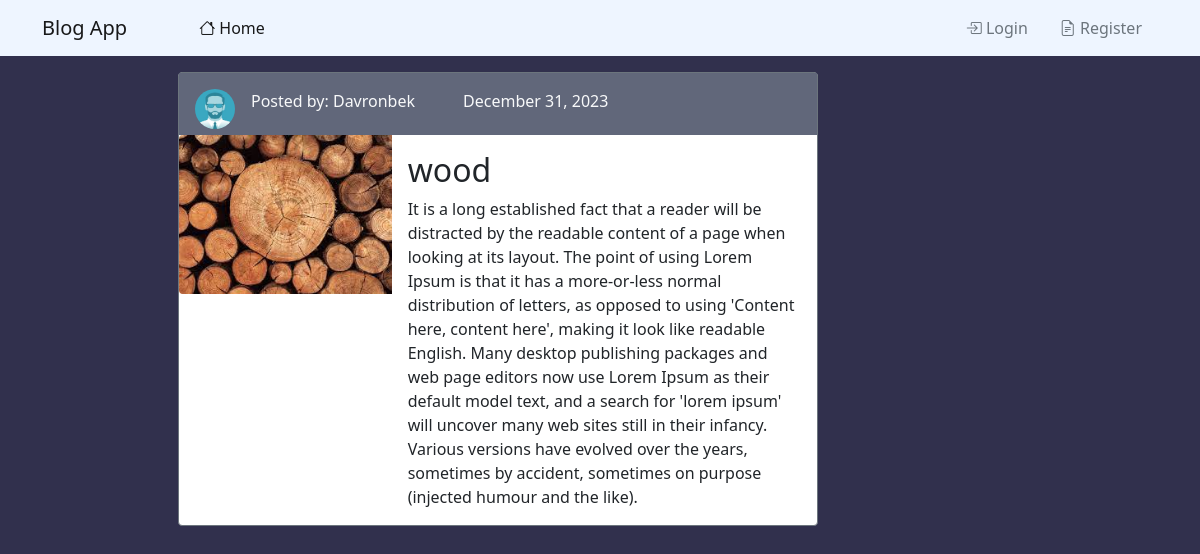
/post/47/, run on the app's committed database.
### blog/models.py (models this page shows, shortened)
class Post(models.Model):
    title = models.CharField(max_length=100)
    content = models.TextField()
    images = models.ImageField(default='post.jpg', upload_to='post_picture/', null=True, blank=True)
    date_posted = models.DateTimeField(default=timezone.now)
    author = models.ForeignKey(User, on_delete=models.CASCADE)

### users/models.py (models this page shows, shortened)
class Profile(models.Model):
    user = models.OneToOneField(User, on_delete=models.CASCADE)
    image = models.ImageField(default='default.jpg', upload_to='profile_picture')

### blog/views.py (the view)
# urls.py: path('post/<int:pk>/', PostDetailView.as_view(), name='post-detail'),
class PostDetailView(DetailView):
    model = Post

### templates/blog/post_detail.html (shortened to what this page needs)
{% extends 'blog/base.html' %}
{% block content %}
<div class="card m-3 w-75  border border-secondary" style="max-width: 640px;">
  <div class="d-flex justify-content-start p-3 " style="background-color:#61677A; height:62px;" >
      <img class=" rounded-circle article-img" src="{{ object.author.profile.image.url }}" style="height:40px; width:40px;">
      <a href="{% url 'user-posts' object.author.username %}" class="ms-3  text-decoration-none text-light ">Posted by: {{ object.author }}</a>
      <p class="text-secondary ms-5 text-light">{{ object.date_posted|date:"F d, Y" }}</p>
  </div>
  <div class="row g-0 ">
    <div class="col-md-4">
      {% if object.images %}
      <img src="{{ object.images.url }}" class="img-fluid rounded-start img" alt="...">
      {% endif %}
    </div>
    <div class="col-md-8">
      <div class="card-body">
        <h2 class="card-title">{{ object.title }}</h2>
        <p class="card-text">{{ object.content }}</p>
      </div>
    </div>
  </div>
</div>
{% endblock content %}

### data on the page
Post: author.profile.image (picture), author "Davronbek", date_posted "December 31, 2023", images (picture), title "wood", content "It is a long established fact that a reader will be distracted by the readable content of a page when looking at its layout. The point of using Lorem Ipsum is that it has a more-or-less normal distribution of letters, as opposed to using 'Content here, content here', making it look like readable English. Many desktop publishing packages and web page editors now use Lorem Ipsum as their default model text, and a search for 'lorem ipsum' will uncover many web sites still in their infancy. Various versions have evolved over the years, sometimes by accident, sometimes on purpose (injected humour and the like)."
